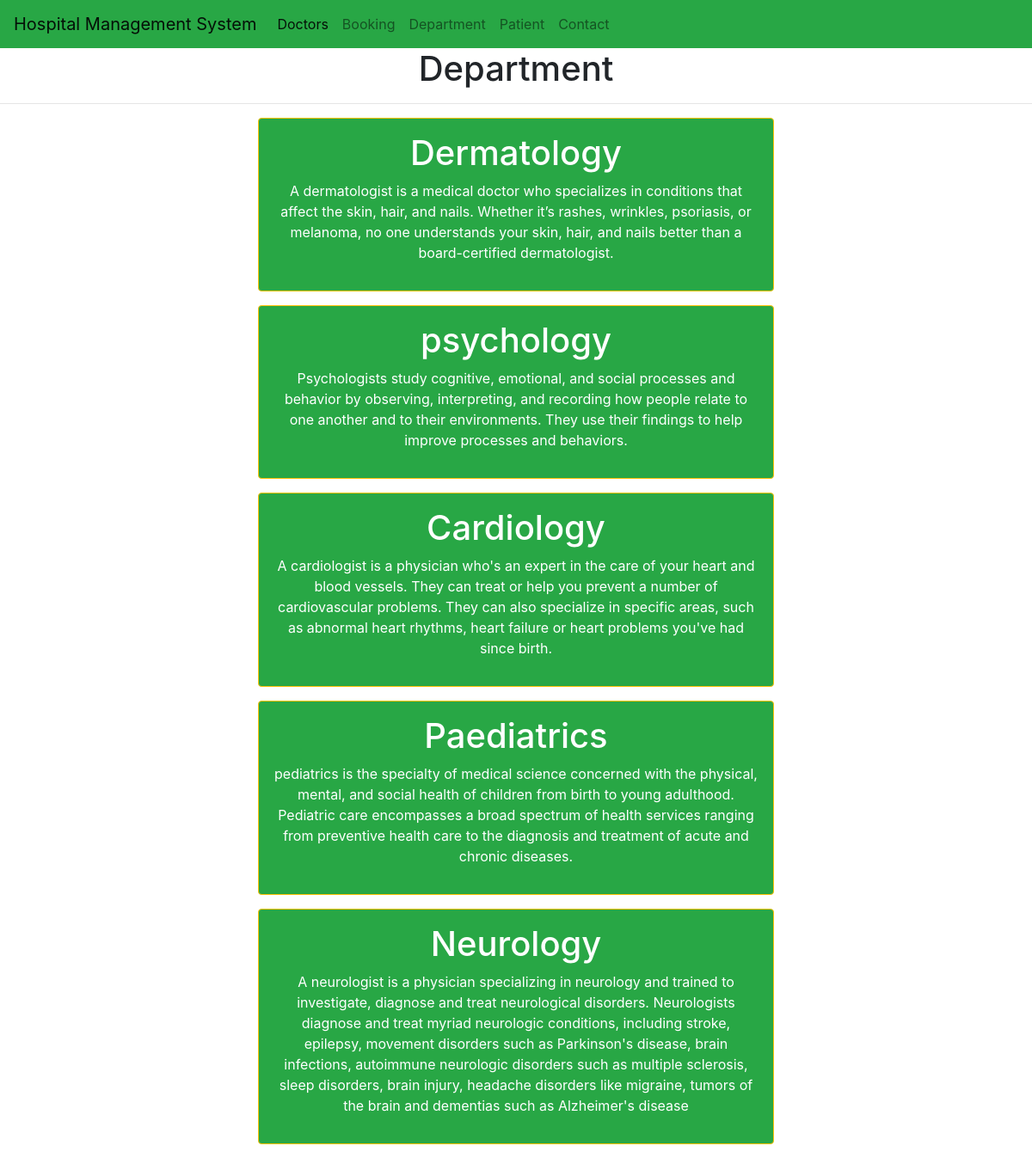
Page /department/ on the committed database.
### hmapp/models.py (models this page shows, shortened)
class Departments(models.Model):
    dep_name = models.CharField(max_length=100)
    dep_description = models.TextField()

### hmapp/views.py (the view)
# urls.py: path('department/',views.department,name='department'),
def department(request):
    dict_dept = {
        'dept': Departments.objects.all()
    }
    return render(request, 'department.html', dict_dept)

### templates/department.html (shortened to what this page needs)
{%  extends 'base.html'%}
{%block content%}
<h1 class="text-center"> Department </h1>
<hr>
{% for d in dept %}
<div class="mx-auto w-50 bg-success text-center text-white p-3 my-3 border border-warning rounded" >
    <h1>{{d.dep_name}}</h1>
    <p>{{d.dep_description}}</p>
</div>
{% endfor %}
{% endblock%}

### rows in the picture
Departments: dep_name "Dermatology", dep_description "A dermatologist is a medical doctor who specializes in conditions that affect the skin, hair, and nails. Whether it’s rashes, wrinkles, psoriasis, or melanoma, no one understands your skin, hair, and nails better than a board-certified dermatologist."
Departments: dep_name "psychology", dep_description "Psychologists study cognitive, emotional, and social processes and behavior by observing, interpreting, and recording how people relate to one another and to their environments. They use their findings to help improve processes and behaviors."
Departments: dep_name "Cardiology", dep_description "A cardiologist is a physician who's an expert in the care of your heart and blood vessels. They can treat or help you prevent a number of cardiovascular problems. They can also specialize in specific areas, such as abnormal heart rhythms, heart failure or heart problems you've had since birth."
Departments: dep_name "Paediatrics", dep_description "pediatrics is the specialty of medical science concerned with the physical, mental, and social health of children from birth to young adulthood. Pediatric care encompasses a broad spectrum of health services ranging from preventive health care to the diagnosis and treatment of acute and chronic diseases."
Departments: dep_name "Neurology", dep_description "A neurologist is a physician specializing in neurology and trained to investigate, diagnose and treat neurological disorders. Neurologists diagnose and treat myriad neurologic conditions, including stroke, epilepsy, movement disorders such as Parkinson's disease, brain infections, autoimmune neurologic disorders such as multiple sclerosis, sleep disorders, brain injury, headache disorders like migraine, tumors of the brain and dementias such as Alzheimer's disease"
